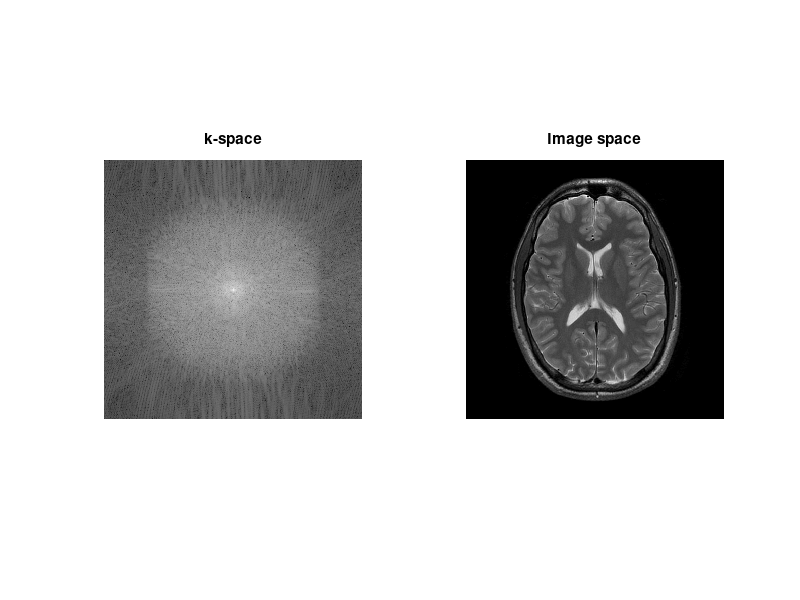
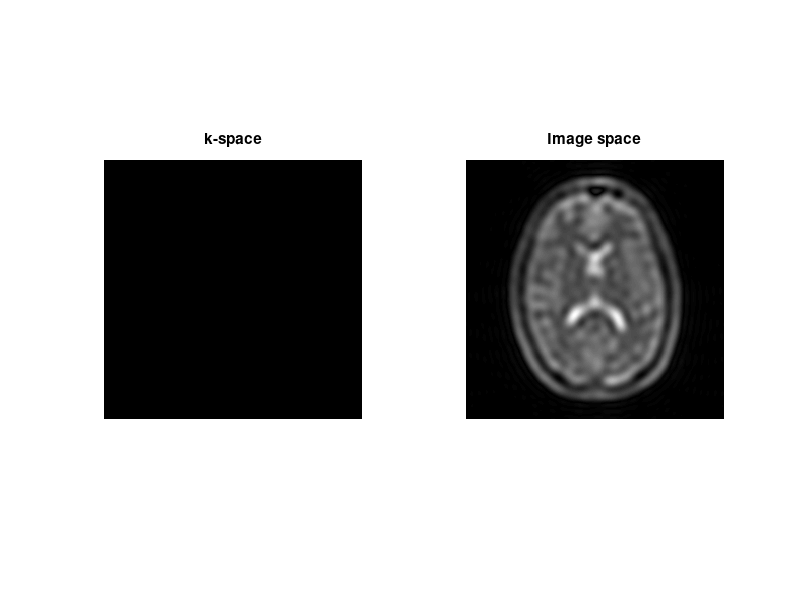
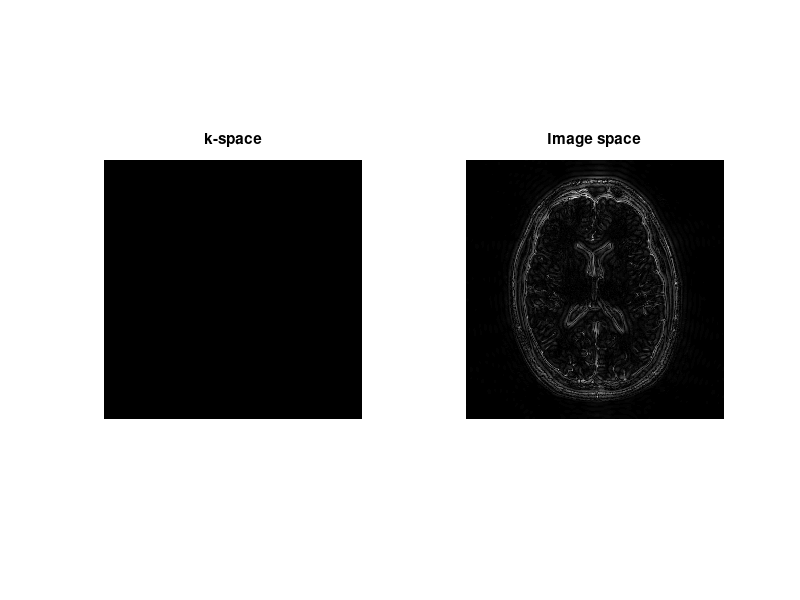
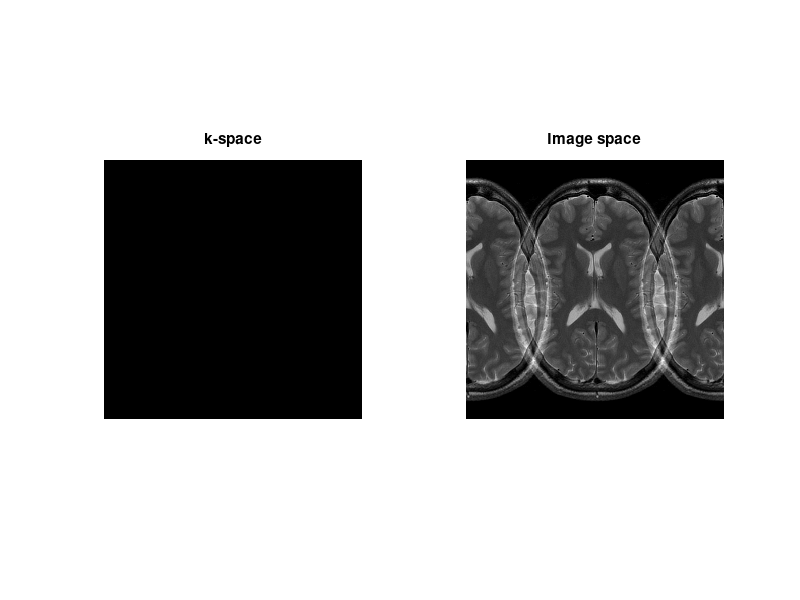

Write the MATLAB code that produced these figures, in order.
% Demonstration of artefacts in MRI reconstruction using the 2D Fourier 
% transform

% Written by Stephen Wastling, October 2022

% Load k-space data
k_space_struct = load('kspace.mat');
k_space = k_space_struct.kspace_data;
[nr, nc] = size(k_space);

% reconstruct the image using a 2D Fourier transform
r_space = ifft2(ifftshift(k_space));

figure(1);
subplot(1, 2, 1);
imshow(log(abs(k_space)), []);
title('k-space')

subplot(1, 2, 2);
imshow(abs(r_space), [])
title('Image space')

% demonstrate the effect of apply a low-pass filter or only acquiring the 
% central portion of k-space
k_space_c = zeros(nr,nc);
for c = 1 : nc
     for r = 1 : nr
          if (sqrt((r - nr / 2) ^2 + (c - nc / 2) ^2) < 20)
              k_space_c(r, c) = k_space(r, c);
          end
     end
end
r_space_lp=ifft2(ifftshift(k_space_c));

figure(2);
subplot(1, 2, 1);
imshow(log(abs(k_space_c)), []);
title('k-space')

subplot(1, 2, 2);
imshow(abs(r_space_lp), [])
title('Image space')

% demonstrate the effect of apply a high-pass filter or only acquiring the 
% edges of k-space
k_space_r = zeros(nr, nc);
for c = 1 : nc
     for r = 1 : nr
          if (sqrt((r - nr / 2) ^2 + (c - nc / 2) ^2) > 25)
              k_space_r(r, c) = k_space(r, c);
          end
     end
end
r_space_hp=ifft2(ifftshift(k_space_r));

figure(3);
subplot(1, 2, 1);
imshow(log(abs(k_space_r)), []);
title('k-space')

subplot(1, 2, 2);
imshow(abs(r_space_hp), [])
title('Image space')

% demonstrate the effect of sub-sampling k-space i.e. acquiring every
% second phase encode line leading to wrap
k_space_ss = zeros (nr, nc);
k_space_ss(:, 1 : 2 : end) = k_space(:, 1 : 2 : end);
r_space_w = ifft2(ifftshift(k_space_ss)); 

figure(4);
subplot(1, 2, 1);
imshow(log(abs(k_space_ss)), []);
title('k-space')

subplot(1, 2, 2);
imshow(abs(r_space_w), [])
title('Image space')

% demonstrate the effect of spike-noise i.e. one point in k-space with a 
% high amplitude
k_space_spk = k_space;
k_space_spk(220, 220) = max(max(k_space));
r_space_spk = ifft2(ifftshift(k_space_spk)); 

figure(5);
subplot(1, 2, 1);
imshow(log(abs(k_space_spk)), []);
title('k-space')

subplot(1, 2, 2);
imshow(abs(r_space_spk), [])
title('Image space')

% demonstrate the effect of noise at one frequency during every phase
% encode step i.e. the zipper artefact
ro_bwp = 130; % bandwdith per pixel in readout direcction (Hz/pixel)
ro_bw = ro_bwp * nr; % bandwidth in readout direction (Hz)
ro_dt = 1 / ro_bw; % time in seconds between each sample in the readout direction
t=0: ro_dt : (nr - 1) * ro_dt; % vector of times at which data is sampled
central_row_affected = 121; % set the image row affect by the zipper
f = central_row_affected * ro_bwp; % difference in Hz between the larmour frequency and the frequency of the noise

k_space_z = k_space;
for c = 1 : nc    
    rf = 5E4 .* exp(2 * pi * 1i .* (f .* t + randn)); 
    k_space_z(:,c) = k_space_z(:, c) + rf';
end
r_space_z = ifft2(ifftshift(k_space_z));

figure(6);
subplot(1, 2, 1);
imshow(log(abs(k_space_z)), []);
title('k-space')

subplot(1, 2, 2);
imshow(abs(r_space_z), [])
title('Image space')

% demonstrate the effect of narrowband noise
nr_affected = 50;  % the number of rows affected by the noise
k_space_nb = k_space;
for c = 1 : nc
    % -0.5 so the rows affected by noise are +/- the central row affected
    f_broad = f + nr_affected * ro_bwp * (rand-0.5); 
    rf = 5E4 .* exp(2 * pi * 1i .* (f_broad .* t + randn));
    k_space_nb(:, c) = k_space_nb(:, c) + rf';
end
r_space_nb = ifft2(ifftshift(k_space_nb));

figure(7);
subplot(1, 2, 1);
imshow(log(abs(k_space_nb)), []);
title('k-space')

subplot(1, 2, 2);
imshow(abs(r_space_nb), [])
title('Image space')

% demonstrate the effect of broadband noise
k_space_bb = k_space + 3E5 .* randn(nr, nc);
r_space_bb = ifft2(ifftshift(k_space_bb));

figure(8);
subplot(1, 2, 1);
imshow(log(abs(k_space_bb)), []);
title('k-space')

subplot(1, 2, 2);
imshow(abs(r_space_bb), [])
title('Image space')

% demonstrate the effect subject motion during data acquisition
max_motion_pe_px = 20; % maximum number of pixels the head moves in the phase encode direction
max_motion_ro_px = 0; % maximum number of pixels the head moves in the readout direction
k_space_mv = zeros(nr, nc);
for c = 1 : nc
    r_space_temp = circshift(r_space, [round(max_motion_ro_px * rand) - round(max_motion_ro_px / 2), round(max_motion_pe_px * rand) - round(max_motion_pe_px / 2)]);
    k_space_temp = fftshift(fft2(r_space_temp));
    k_space_mv(:, c) = k_space_temp(:, c); % i.e. each phase encode step has a different random motion (could also try periodic motion)
end
r_space_mv = ifft2(ifftshift(k_space_mv));

figure(9);
subplot(1, 2, 1);
imshow(log(abs(k_space_mv)), []);
title('k-space')

subplot(1, 2, 2);
imshow(abs(r_space_mv), [])
title('Image space')
